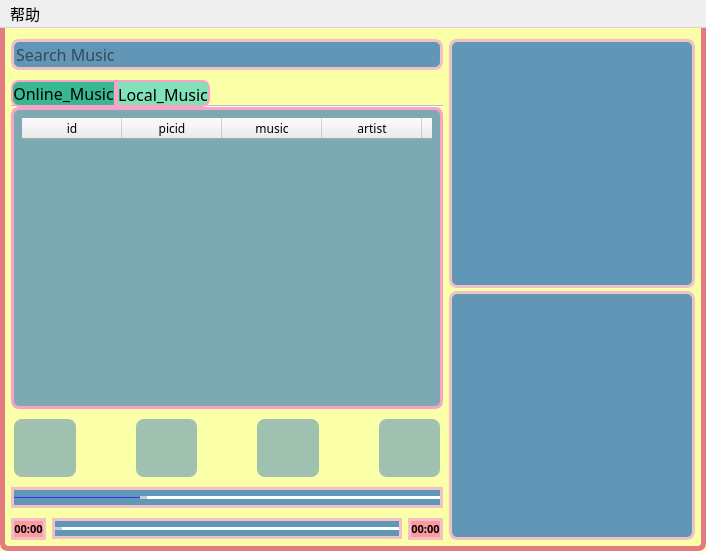
<?xml version="1.0" encoding="UTF-8"?>
<ui version="4.0">
 <class>MusicInterface</class>
 <widget class="QMainWindow" name="MusicInterface">
  <property name="geometry">
   <rect>
    <x>0</x>
    <y>0</y>
    <width>706</width>
    <height>551</height>
   </rect>
  </property>
  <property name="windowTitle">
   <string>MusicInterface</string>
  </property>
  <property name="styleSheet">
   <string notr="true">QMainWindow
{
background-color: rgb(251, 255, 167);
border: 5px solid rgb(227, 123, 128);
border-radius: 8px;
}
#lineEdit_searchBar
{
background-color: rgb(98, 150, 182);
border: 3px solid rgb(240, 194, 197);
border-radius: 8px;
}
#lineEdit_searchBar:focus
{
background-color: rgb(22, 199, 193);
}
#graphicsView
{
background-color: rgb(98, 150, 182);
border: 3px solid rgb(240, 194, 197);
border-radius: 8px;
}
#textEdit_lyrics
{
background-color: rgb(98, 150, 182);
border: 3px solid rgb(240, 194, 197);
border-radius: 8px;
}
QPushButton
{
background-color: rgba(98, 150, 182, 150);
/*
border: 3px solid rgb(252,162,199);
*/
border-radius: 8px;
}
QTableWidget
{
background-color: rgba(0, 0, 0, 0);
border: 0px;
border-radius: 8px;
}
QTableView::item
{
selection-background-color: rgb(255, 153, 160);
}

#tab
{
background-color: rgba(98, 150, 182, 210);
border: 3px solid rgb(252,162,199);
border-radius: 8px;
}

#tab_2
{
background-color: rgba(98, 150, 182, 210);
border: 3px solid rgb(252,162,199);
border-radius: 8px;
}
#horizontalSlider_playProgress
{
background-color: rgb(98, 150, 182);
border: 3px solid rgb(240, 194, 197);
border-radius: 13px;
}
#horizontalSlider_volumn
{
background-color: rgb(98, 150, 182);
border: 3px solid rgb(240, 194, 197);
border-radius: 13px;
}
#label_endTime
{
background-color: rgb(255, 153, 160);
border: 3px solid rgb(240, 194, 197);
border-radius: 12px;
}
#label_startTime
{
background-color: rgb(255, 153, 160);
border: 3px solid rgb(240, 194, 197);
border-radius: 12px;
}

QSlider::groove {
    border: 0px solid #bbb;
}
 
QSlider::sub-page:horizontal {
    
	background: rgb(53, 56, 235);
    border-radius: 2px;
    margin-top:8px;
    margin-bottom:8px;
}
QSlider::add-page:horizontal {
    background: rgb(255,255, 255);
    border: 0px solid #777;
    border-radius: 2px;
    margin-top:9px;
    margin-bottom:9px;
}
 
QSlider::handle:horizontal {
    background: rgb(193,204,208);
    width: 5px;
    border: 1px solid rgb(193,204,208);
    border-radius: 2px; 
    margin-top:6px;
    margin-bottom:6px;
}
 
QSlider::handle:horizontal:hover {
    background: rgb(193,204,208);
    width: 10px;
    border: 1px solid rgb(193,204,208);       
    border-radius: 5px; 
    margin-top:4px;
    margin-bottom:4px;
}

QTableView::item:!selected{
    selection-background-color: rgb(255, 153, 160);
}</string>
  </property>
  <property name="documentMode">
   <bool>true</bool>
  </property>
  <widget class="QWidget" name="centralWidget">
   <layout class="QHBoxLayout" name="horizontalLayout_4">
    <item>
     <layout class="QHBoxLayout" name="horizontalLayout_3" stretch="0,0">
      <item>
       <layout class="QVBoxLayout" name="verticalLayout_2" stretch="1,17,3,3,1">
        <property name="spacing">
         <number>10</number>
        </property>
        <item>
         <widget class="QLineEdit" name="lineEdit_searchBar">
          <property name="sizePolicy">
           <sizepolicy hsizetype="Expanding" vsizetype="Expanding">
            <horstretch>0</horstretch>
            <verstretch>0</verstretch>
           </sizepolicy>
          </property>
          <property name="minimumSize">
           <size>
            <width>0</width>
            <height>0</height>
           </size>
          </property>
          <property name="sizeIncrement">
           <size>
            <width>0</width>
            <height>0</height>
           </size>
          </property>
          <property name="font">
           <font>
            <family>Cascadia Mono</family>
            <pointsize>12</pointsize>
           </font>
          </property>
          <property name="placeholderText">
           <string>Search Music</string>
          </property>
         </widget>
        </item>
        <item>
         <widget class="QTabWidget" name="tabWidget">
          <property name="font">
           <font>
            <family>Cascadia Mono</family>
            <pointsize>12</pointsize>
           </font>
          </property>
          <property name="cursor">
           <cursorShape>PointingHandCursor</cursorShape>
          </property>
          <property name="styleSheet">
           <string notr="true">QTabBar::tab:first	
{
	background-color: rgb(131, 225, 186);
	border: 2px solid rgb(252,162,199);
  	border-top-left-radius: 8px;
	border-bottom-left-radius: 8px;
	font: 9pt &quot;Cascadia Mono&quot;;
} 
QTabBar::tab:last
{
	background-color: rgb(131, 225, 186);
	border: 2px solid rgb(252,162,199);
	border-top-right-radius: 8px;
	border-bottom-right-radius: 8px;
	font: 9pt &quot;Cascadia Mono&quot;;
}
 
QTabBar::tab:selected
{
	background-color: rgb(55, 184, 147);
}

QTabBar::tab:hover
{
	background-color: rgb(205, 255, 233);
}
QScrollBar::handle:vertical        // 垂直滚动条 handle
{
    background: rgba(255,255,255,20%); // 垂直滚动条 handle 的背景色
    border: 0px solid grey;            // 垂直滚动条 handle 边框
    border-radius:3px;                 // 垂直滚动条 handle 圆角
    width: 8px;                        // 垂直滚动条 handle 宽度
}
QScrollBar::vertical                    // 垂直滚动条 区域
{
    border-width:1px;                       // 垂直滚动条 区域 边框宽度
    border-style: solid;                    // 垂直滚动条 区域 边框类型
    border-color: rgba(255, 255, 255, 10%); // 垂直滚动条 区域 边框颜色
    width: 8px;                             // 垂直滚动条 区域 宽度
    margin:12px 12px 12px 12px;                 // 垂直滚动条 区域 margin
    border-radius:3px;                      // 垂直滚动条 区域 圆角
}


 
</string>
          </property>
          <property name="currentIndex">
           <number>0</number>
          </property>
          <property name="documentMode">
           <bool>true</bool>
          </property>
          <widget class="QWidget" name="tab">
           <attribute name="title">
            <string>Online_Music</string>
           </attribute>
           <layout class="QVBoxLayout" name="verticalLayout">
            <item>
             <widget class="QTableWidget" name="tableWidget_musicList">
              <property name="font">
               <font>
                <family>Cascadia Mono</family>
                <pointsize>9</pointsize>
                <italic>false</italic>
               </font>
              </property>
              <property name="autoFillBackground">
               <bool>false</bool>
              </property>
              <property name="styleSheet">
               <string notr="true"/>
              </property>
              <property name="lineWidth">
               <number>0</number>
              </property>
              <property name="verticalScrollBarPolicy">
               <enum>Qt::ScrollBarAlwaysOff</enum>
              </property>
              <property name="horizontalScrollBarPolicy">
               <enum>Qt::ScrollBarAlwaysOff</enum>
              </property>
              <property name="autoScroll">
               <bool>true</bool>
              </property>
              <property name="tabKeyNavigation">
               <bool>true</bool>
              </property>
              <property name="dragDropOverwriteMode">
               <bool>false</bool>
              </property>
              <property name="showGrid">
               <bool>true</bool>
              </property>
              <property name="gridStyle">
               <enum>Qt::NoPen</enum>
              </property>
              <property name="cornerButtonEnabled">
               <bool>true</bool>
              </property>
              <column>
               <property name="text">
                <string>id</string>
               </property>
              </column>
              <column>
               <property name="text">
                <string>picid</string>
               </property>
              </column>
              <column>
               <property name="text">
                <string>music</string>
               </property>
              </column>
              <column>
               <property name="text">
                <string>artist</string>
               </property>
              </column>
              <column>
               <property name="text">
                <string>album</string>
               </property>
              </column>
             </widget>
            </item>
           </layout>
          </widget>
          <widget class="QWidget" name="tab_2">
           <attribute name="title">
            <string>Local_Music</string>
           </attribute>
          </widget>
         </widget>
        </item>
        <item>
         <layout class="QHBoxLayout" name="horizontalLayout_2">
          <property name="spacing">
           <number>60</number>
          </property>
          <property name="leftMargin">
           <number>3</number>
          </property>
          <property name="topMargin">
           <number>0</number>
          </property>
          <property name="rightMargin">
           <number>3</number>
          </property>
          <property name="bottomMargin">
           <number>0</number>
          </property>
          <item>
           <widget class="QPushButton" name="pushButton_lastSong">
            <property name="sizePolicy">
             <sizepolicy hsizetype="Expanding" vsizetype="Expanding">
              <horstretch>0</horstretch>
              <verstretch>0</verstretch>
             </sizepolicy>
            </property>
            <property name="cursor">
             <cursorShape>PointingHandCursor</cursorShape>
            </property>
            <property name="toolTip">
             <string>Last Song</string>
            </property>
            <property name="styleSheet">
             <string notr="true">#pushButton_lastSong
{
image: url(:/new/prefix1/Image/back_hover.png);
}

#pushButton_lastSong:hover
{
	background-color: rgb(95, 177, 221);
}

#pushButton_lastSong:pressed
{
image: url(:/new/prefix1/Image/back.png);
}</string>
            </property>
            <property name="text">
             <string/>
            </property>
           </widget>
          </item>
          <item>
           <widget class="QPushButton" name="pushButton_musicPlay">
            <property name="sizePolicy">
             <sizepolicy hsizetype="Expanding" vsizetype="Expanding">
              <horstretch>0</horstretch>
              <verstretch>0</verstretch>
             </sizepolicy>
            </property>
            <property name="cursor">
             <cursorShape>PointingHandCursor</cursorShape>
            </property>
            <property name="toolTip">
             <string>Play</string>
            </property>
            <property name="styleSheet">
             <string notr="true">#pushButton_musicPlay
{
border-image: url(:/new/prefix1/Image/play_hover.png);
}

#pushButton_musicPlay:hover
{
background-color: rgb(95, 177, 221);
}

#pushButton_musicPlay:pressed
{
border-image: url(:/new/prefix1/Image/play.png);
}
</string>
            </property>
            <property name="text">
             <string/>
            </property>
           </widget>
          </item>
          <item>
           <widget class="QPushButton" name="pushButton_nextMusic">
            <property name="sizePolicy">
             <sizepolicy hsizetype="Expanding" vsizetype="Expanding">
              <horstretch>0</horstretch>
              <verstretch>0</verstretch>
             </sizepolicy>
            </property>
            <property name="cursor">
             <cursorShape>PointingHandCursor</cursorShape>
            </property>
            <property name="toolTip">
             <string>Next Song</string>
            </property>
            <property name="styleSheet">
             <string notr="true">#pushButton_nextMusic
{
border-image: url(:/new/prefix1/Image/next_hover.png);
}

#pushButton_nextMusic:hover
{
	background-color: rgb(95, 177, 221);
}

#pushButton_nextMusic:pressed
{
image: url(:/new/prefix1/Image/next.png);
}</string>
            </property>
            <property name="text">
             <string/>
            </property>
           </widget>
          </item>
          <item>
           <widget class="QPushButton" name="pushButton_shuffle">
            <property name="sizePolicy">
             <sizepolicy hsizetype="Expanding" vsizetype="Expanding">
              <horstretch>0</horstretch>
              <verstretch>0</verstretch>
             </sizepolicy>
            </property>
            <property name="cursor">
             <cursorShape>PointingHandCursor</cursorShape>
            </property>
            <property name="styleSheet">
             <string notr="true">#pushButton_shuffle
{
border-image: url(:/new/prefix1/Image/queue_hover.png);
}
#pushButton_shuffle:hover
{
	background-color: rgb(95, 177, 221);
}
#pushButton_shuffle:pressed
{
border-image: url(:/new/prefix1/Image/queue.png);
}
</string>
            </property>
            <property name="text">
             <string/>
            </property>
           </widget>
          </item>
         </layout>
        </item>
        <item>
         <widget class="QSlider" name="horizontalSlider_volumn">
          <property name="sizePolicy">
           <sizepolicy hsizetype="MinimumExpanding" vsizetype="Fixed">
            <horstretch>0</horstretch>
            <verstretch>0</verstretch>
           </sizepolicy>
          </property>
          <property name="minimumSize">
           <size>
            <width>1</width>
            <height>0</height>
           </size>
          </property>
          <property name="cursor">
           <cursorShape>PointingHandCursor</cursorShape>
          </property>
          <property name="toolTip">
           <string>Volumn</string>
          </property>
          <property name="maximum">
           <number>100</number>
          </property>
          <property name="value">
           <number>30</number>
          </property>
          <property name="orientation">
           <enum>Qt::Horizontal</enum>
          </property>
         </widget>
        </item>
        <item>
         <layout class="QHBoxLayout" name="horizontalLayout">
          <item>
           <widget class="QLabel" name="label_startTime">
            <property name="sizePolicy">
             <sizepolicy hsizetype="Expanding" vsizetype="Expanding">
              <horstretch>0</horstretch>
              <verstretch>0</verstretch>
             </sizepolicy>
            </property>
            <property name="font">
             <font>
              <family>Cascadia Mono</family>
              <pointsize>8</pointsize>
              <weight>75</weight>
              <bold>true</bold>
             </font>
            </property>
            <property name="text">
             <string>00:00</string>
            </property>
            <property name="alignment">
             <set>Qt::AlignCenter</set>
            </property>
           </widget>
          </item>
          <item>
           <widget class="QSlider" name="horizontalSlider_playProgress">
            <property name="sizePolicy">
             <sizepolicy hsizetype="MinimumExpanding" vsizetype="Fixed">
              <horstretch>0</horstretch>
              <verstretch>0</verstretch>
             </sizepolicy>
            </property>
            <property name="minimumSize">
             <size>
              <width>350</width>
              <height>0</height>
             </size>
            </property>
            <property name="cursor">
             <cursorShape>PointingHandCursor</cursorShape>
            </property>
            <property name="toolTip">
             <string>Progress</string>
            </property>
            <property name="maximum">
             <number>99</number>
            </property>
            <property name="value">
             <number>0</number>
            </property>
            <property name="orientation">
             <enum>Qt::Horizontal</enum>
            </property>
           </widget>
          </item>
          <item>
           <widget class="QLabel" name="label_endTime">
            <property name="sizePolicy">
             <sizepolicy hsizetype="Expanding" vsizetype="Expanding">
              <horstretch>0</horstretch>
              <verstretch>0</verstretch>
             </sizepolicy>
            </property>
            <property name="font">
             <font>
              <family>Cascadia Mono</family>
              <pointsize>8</pointsize>
              <weight>75</weight>
              <bold>true</bold>
              <kerning>true</kerning>
             </font>
            </property>
            <property name="text">
             <string>00:00</string>
            </property>
            <property name="alignment">
             <set>Qt::AlignCenter</set>
            </property>
           </widget>
          </item>
         </layout>
        </item>
       </layout>
      </item>
      <item>
       <layout class="QVBoxLayout" name="verticalLayout_3">
        <property name="spacing">
         <number>3</number>
        </property>
        <item>
         <widget class="GraphicView" name="graphicsView">
          <property name="sizePolicy">
           <sizepolicy hsizetype="Expanding" vsizetype="Expanding">
            <horstretch>0</horstretch>
            <verstretch>0</verstretch>
           </sizepolicy>
          </property>
          <property name="verticalScrollBarPolicy">
           <enum>Qt::ScrollBarAlwaysOff</enum>
          </property>
          <property name="horizontalScrollBarPolicy">
           <enum>Qt::ScrollBarAlwaysOff</enum>
          </property>
          <property name="sizeAdjustPolicy">
           <enum>QAbstractScrollArea::AdjustIgnored</enum>
          </property>
         </widget>
        </item>
        <item>
         <widget class="QTextEdit" name="textEdit_lyrics">
          <property name="font">
           <font>
            <family>Cascadia Mono</family>
            <pointsize>11</pointsize>
            <weight>75</weight>
            <bold>true</bold>
           </font>
          </property>
          <property name="verticalScrollBarPolicy">
           <enum>Qt::ScrollBarAlwaysOff</enum>
          </property>
          <property name="horizontalScrollBarPolicy">
           <enum>Qt::ScrollBarAlwaysOff</enum>
          </property>
         </widget>
        </item>
       </layout>
      </item>
     </layout>
    </item>
   </layout>
  </widget>
  <widget class="QMenuBar" name="menuBar">
   <property name="geometry">
    <rect>
     <x>0</x>
     <y>0</y>
     <width>706</width>
     <height>21</height>
    </rect>
   </property>
   <property name="font">
    <font>
     <family>楷体</family>
     <pointsize>11</pointsize>
    </font>
   </property>
   <widget class="QMenu" name="menu">
    <property name="font">
     <font>
      <family>楷体</family>
      <pointsize>11</pointsize>
     </font>
    </property>
    <property name="title">
     <string>帮助</string>
    </property>
    <addaction name="action"/>
   </widget>
   <addaction name="menu"/>
  </widget>
  <action name="action">
   <property name="icon">
    <iconset resource="image.qrc">
     <normaloff>:/new/prefix1/Image/music.ico</normaloff>
     <normalon>:/new/prefix1/Image/music.ico</normalon>:/new/prefix1/Image/music.ico</iconset>
   </property>
   <property name="text">
    <string>关于</string>
   </property>
   <property name="font">
    <font>
     <family>楷体</family>
     <pointsize>11</pointsize>
    </font>
   </property>
  </action>
 </widget>
 <layoutdefault spacing="6" margin="11"/>
 <customwidgets>
  <customwidget>
   <class>GraphicView</class>
   <extends>QGraphicsView</extends>
   <header>GraphicView.hpp</header>
  </customwidget>
 </customwidgets>
 <tabstops>
  <tabstop>lineEdit_searchBar</tabstop>
  <tabstop>tabWidget</tabstop>
  <tabstop>tableWidget_musicList</tabstop>
  <tabstop>pushButton_musicPlay</tabstop>
  <tabstop>pushButton_nextMusic</tabstop>
  <tabstop>pushButton_lastSong</tabstop>
  <tabstop>pushButton_shuffle</tabstop>
  <tabstop>horizontalSlider_volumn</tabstop>
  <tabstop>horizontalSlider_playProgress</tabstop>
  <tabstop>textEdit_lyrics</tabstop>
  <tabstop>graphicsView</tabstop>
 </tabstops>
 <resources>
  <include location="image.qrc"/>
 </resources>
 <connections/>
</ui>
